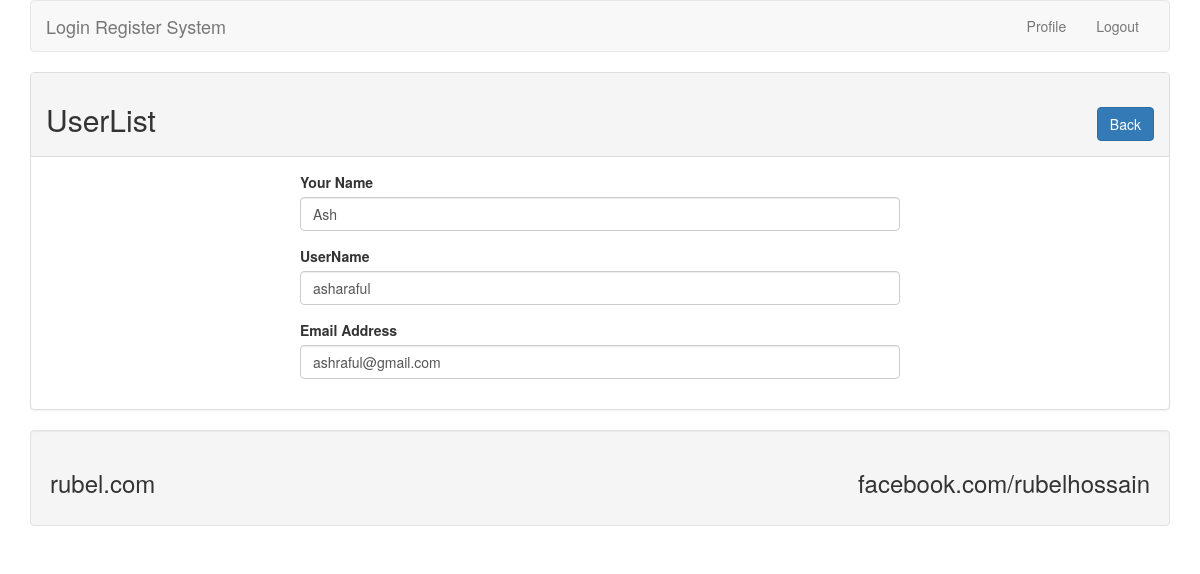
Page /profile.php?id=7 (signed in) on the committed database.
### tables this page shows
CREATE TABLE `tbl_user` (
  `id` int(11) NOT NULL,
  `name` varchar(230) NOT NULL,
  `username` varchar(230) NOT NULL,
  `email` varchar(230) NOT NULL,
  `password` varchar(230) NOT NULL
);

### lib/User.php (called while the page is built, shortened)
<?php
	include 'Database.php';
class User
{
	private $db ;
	function __construct()
	{
		$this->db = new Database() ;
	}
	public function getUserById($id){
		$sql = "SELECT * from tbl_user where id = :id limit 1 ";
		$query = $this->db->pdo->prepare($sql);
		$query->bindValue(':id', $id);
		$query->execute() ;
		$result = $query->fetch(PDO::FETCH_OBJ);
		return $result ;
	}
}
?>

### lib/Database.php (called while the page is built)
<?php
class Database
{
	public $pdo ;
	function __construct()
	{
		$dsn = "mysql:dbname=db_lr;host=localhost";
		$username = "root";
		$pass = "";
		if(!isset($this->pdo)){
			try{
				$link = new PDO($dsn , $username,$pass);
				$this->pdo = $link ;
			}catch(PDOExecption $e){
				echo "Connection failed ".$e->getMessage();
			}
		}
	}
}
?>

### profile.php (the view, shortened to what this page needs)
 <?php
 include "lib/User.php";
 include "inc/header.php";
 ?>
<?php
if(isset($_GET['id'])){
	$userid = (int)$_GET['id'] ;
}
$user = new User() ;
?>
	<div class="panel panel-default">
	<div class="panel-heading">
	<h2>UserList<span class="pull-right"><a class="btn btn-primary" href="index.php">Back</a></span></h2>
	</div>
	<div class="panel-body">
	<div style="max-width: 600px; margin: 0 auto">
<?php
$userdata = $user->getUserById($userid);
if($userdata){
?>
	 <form action="" method="POST">
	 	<div class="form-group">
	 		<label for="name">Your Name</label>
	 		<input type="text" name="name" class="form-control" id="name" value="<?php echo $userdata->name ;?>" />
	 	</div>
	 	<div class="form-group">
	 		<label for="username">UserName</label>
	 		<input type="text" name="username" class="form-control" id="username" value="<?php echo $userdata->username ;?>" />
	 	</div>
	 	<div class="form-group">
	 		<label for="email">Email Address</label>
	 		<input type="email" name="email" class="form-control" id="email" value="<?php echo $userdata->email ;?>" />
	 	</div>
	 </form>
<?php
}
?>
	 </div>
	</div>
	</div>
<?php
include 'inc/footer.php';
?>

### rows in the picture
tbl_user: name "Ash", username "asharaful", email "ashraful@gmail.com"
